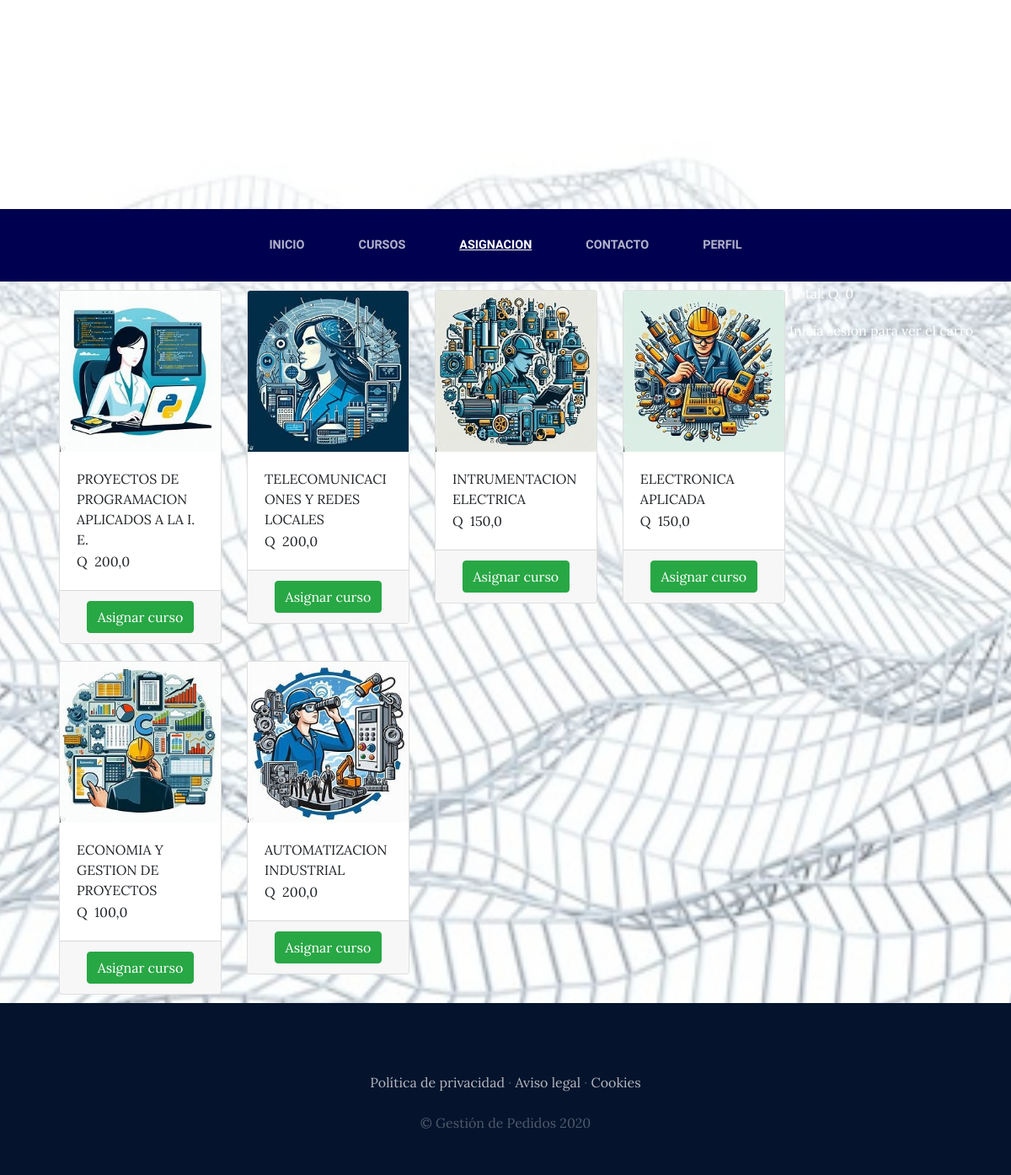
The app's page /tienda/ with its own data.
### tienda/models.py (models this page shows, shortened)
class Producto(models.Model):
    nombre = models.CharField(max_length=50)
    categorias = models.ForeignKey(CategoriaProd, on_delete=models.CASCADE)
    imagen = models.ImageField(upload_to='producto', null=True, blank=True)
    precio = models.FloatField(default=0.0)
    disponibilidad = models.BooleanField(default=True)
    created = models.DateTimeField(auto_now_add=True)
    updated = models.DateTimeField(auto_now_add=True)
    class Meta:
        verbose_name = 'producto'
        verbose_name_plural = 'productos'

### tienda/views.py (the view)
# urls.py: path('tienda/', include('tienda.urls')),
def tienda(request):
    productos = Producto.objects.all()
    return render(request, "tienda/tienda.html", {"productos": productos})

### carro/context_processor.py (called while the page is built)
def importe_total_carro(request):
    total = 0
    if request.user.is_authenticated:
        if 'carro' in request.session:
            for key, value in request.session["carro"].items():
                total += (float(value["precio"]) * value["cantidad"])
    return {"importe_total_carro": total}

### tienda/templates/tienda/tienda.html
{% extends "paginawebapp/base.html" %}
{% load static %}
{% block content %}
<div class="container">
    <div style="float:right ">
        <p style="color: white">Total: Q. {{importe_total_carro}}</p>
        {% if request.user.is_authenticated %}
            {% include "carro/widget.html" %}
        {% else %}
           <p style="color: white;">Inicia sesion para ver el carro</p>
        {% endif %}
    </div>
    <div class="row">
    {% for producto in productos %}
        <div class="col-md-3">
        <div class="card" style="width: 100%; margin: 10px 10px;">
            <img src="{{producto.imagen.url}}" class="card-img-top">
            <div class="card-body" style="text-aling: center;">
               <h7 class="card-title">{{producto.nombre}}</h7>
                <p class="card-text">Q &nbsp;{{producto.precio}}</p>
            </div>
            <div class="card-footer text-center">
                <a href="{% url 'carro:agregar' producto.id %}" class="btn btn-success">Asignar curso</a>
            </div>
        </div>
        </div>
    {% endfor %}
    </div>
</div>
{% endblock %}

### paginawebapp/templates/paginawebapp/base.html (shortened to what this page needs)
<html>
<head>
    {% load static %}
    <link href="{% static 'paginawebapp/vendor/bootstrap/css/bootstrap.min.css' %}" rel="stylesheet">
    <link href="{% static 'paginawebapp/css/gestion.css' %}" rel="stylesheet">
</head>
<body>
    <h1 class="site-heading text-center text-white d-none d-lg-block">
        <span class="site-heading-lower">Academia NIKOLA TESLA</span>
      </h1>
    <div style="text-align: right; margin-right: 80px; color: white;">
        {% if user.is_authenticated %}
        Hola {{user.username}} &nbsp; &nbsp; <a href="{% url 'cerrar_sesion' %}" style="color: white;">Cerrar sesion</a>
        {% else %}
        <a href="{% url 'logear' %}" style="color: white;">Login</a> &nbsp; <a href="{% url 'autenticacion' %}" style="color: white">Registrarse</a> &nbsp;
        {% endif %}
    </div>
 <nav class="navbar navbar-expand-lg navbar-dark py-lg-4" id="mainNav">
    <div class="container">
      <div class="collapse navbar-collapse" id="navbarResponsive">
        <ul class="navbar-nav mx-auto">
          <li class="nav-item {% if request.path == '/' %}active{% endif %} px-lg-4">
            <a class="nav-link text-uppercase text-expanded" href="{% url 'home' %}">inicio</a>
          </li>
          <li class="nav-item {% if request.path == '/servicios/' %}active{% endif %} px-lg-4">
            <a class="nav-link text-uppercase text-expanded" href="{% url 'servicios' %}">Cursos</a>
          </li>
          <li class="nav-item {% if request.path == '/tienda/' %}active{% endif %} px-lg-4">
            <a class="nav-link text-uppercase text-expanded" href="{% url 'tienda' %}">Asignacion</a>
          </li>
          <li class="nav-item {% if request.path == '/contacto/' %}active{% endif %} px-lg-4">
            <a class="nav-link text-uppercase text-expanded" href="{% url 'contacto' %}">contacto</a>
          </li>
          <li class="nav-item {% if request.path == '/blog/' %}active{% endif %} px-lg-4">
            <a class="nav-link text-uppercase text-expanded" href="{% url 'blog' %}">Perfil</a>
          </li>
        </ul>
      </div>
    </div>
  </nav>
    {% block content %}
    {% endblock %}
    <footer class="footer text-faded text-center py-5">
      <div class="container">
        <p class="m-0 mbt">
        	<a href="sample.html" class="link">Política de privacidad</a> ·
        	<a href="sample.html" class="link">Aviso legal</a> ·
        	<a href="sample.html" class="link">Cookies</a>
		</p>
        <p class="m-0 mbt1">&copy; Gestión de Pedidos 2020</p>
      </div>
	</footer>
</body>
</html>

### paginawebapp/static/paginawebapp/css/gestion.css (style rules this page uses)
body { font-family: 'Lora'; background: linear-gradient(rgba(255, 255, 255, 0.575), rgba(255, 255, 255, 0.384)), url("../img/bg_main.jpg"); background-attachment: fixed; background-position: center; background-size: cover; }
h1, h2, h3, h4, h5, h6 { font-family: 'Raleway'; }
p { line-height: 1.75; }
.text-faded { color: rgba(255, 255, 255, 0.3); }
.site-heading { margin-top: 5rem; margin-bottom: 5rem; text-transform: uppercase; line-height: 1; font-family: 'Raleway'; }
.site-heading .site-heading-lower { font-size: 5rem; font-weight: 100; line-height: 4rem; }
#mainNav { background-color: rgba(0, 0, 80); font-family: 'Raleway'; }
#mainNav .navbar-nav .nav-item .nav-link { color: rgba(255, 255, 255, 0.7); font-weight: 800; }
#mainNav .navbar-nav .nav-item.active .nav-link { color: #ffffff; text-decoration: underline; }
@media (min-width: 992px) { #mainNav .navbar-nav .nav-item .nav-link { font-size: 0.9rem; } }
.footer { background-color: #05132c; }
.btn { box-shadow: 0px 3px 3px 0px rgba(255, 255, 255, 0.1); }
.mbt { padding-top: 2rem; }
.mbt1 { padding-top: 1.25rem; }
a.link { color: rgba(255, 255, 255, 0.7); }

### records on screen
Producto: imagen (picture), nombre "PROYECTOS DE PROGRAMACION APLICADOS A LA I. E.", precio "200,0"
Producto: imagen (picture), nombre "TELECOMUNICACIONES Y REDES LOCALES", precio "200,0"
Producto: imagen (picture), nombre "INTRUMENTACION ELECTRICA", precio "150,0"
Producto: imagen (picture), nombre "ELECTRONICA APLICADA", precio "150,0"
Producto: imagen (picture), nombre "ECONOMIA Y GESTION DE PROYECTOS", precio "100,0"
Producto: imagen (picture), nombre "AUTOMATIZACION INDUSTRIAL", precio "200,0"

### other values on screen
{{ importe_total_carro }} "0"
